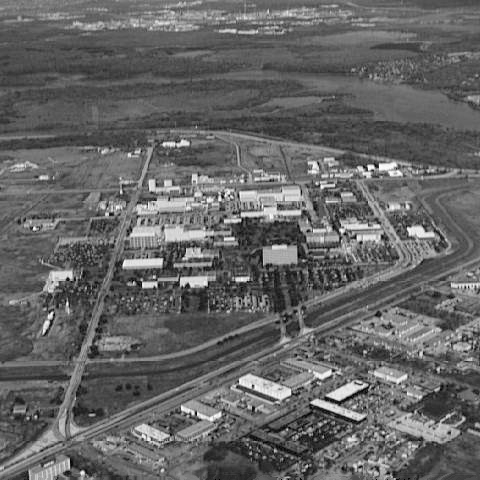
#> input picture HW3_1/Questions/aerial_view.tif, 480 x 480 px, found by its file name
$ python HW3_1_1.py
#> lines starting #> are read from the running program, lines starting #| are printed output that depends on the picture
#> in main, img is the input picture: PIL image 480x480 L; min 0, max 254, mean 101.2
from PIL import Image
import numpy as np
import cv2
import matplotlib.pyplot as plt

def show_histogram(image):
    cv2_image = np.array(image)
    print(cv2_image.shape)
#| (480, 480)
    img_len = len(cv2_image)
#> img_len = 480
    pixel_count = 0
    y = 0
    arr = []
    hist,bins = np.histogram(cv2_image, bins=256, range=(0, 256))
#> hist = 256 values, max 3749 at index 83, min 0 at index 1, mean 900; bins = 257 values from 0 to 256
    fig, ax = plt.subplots()
    ax.bar(bins[:-1],hist)
    plt.title('Histogram')
    plt.xlabel('Intensity')
    plt.ylabel('pixel number')
    plt.show()
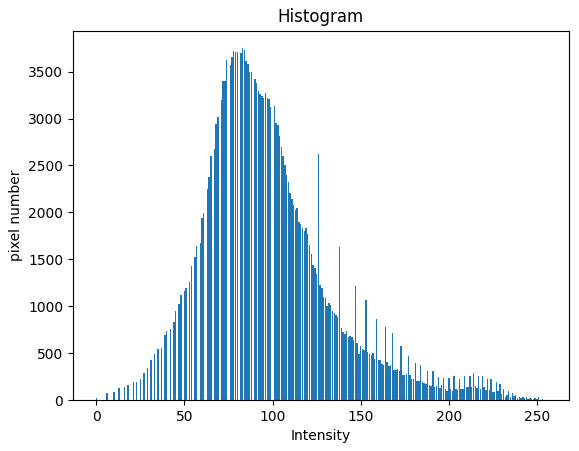
#> figure drawn by matplotlib, 1 panel; tallest bar 3749 high, from x = 82.6 to 83.4
    # cv2.imshow( 'Image', cv2_image)
    # cv2.waitKey(0)
    # cv2.destroyAllWindows()

def main():
    path = "aerial_view.tif"
    img = Image.open(path)
    show_histogram(img)

if __name__ == "__main__":
    main()
